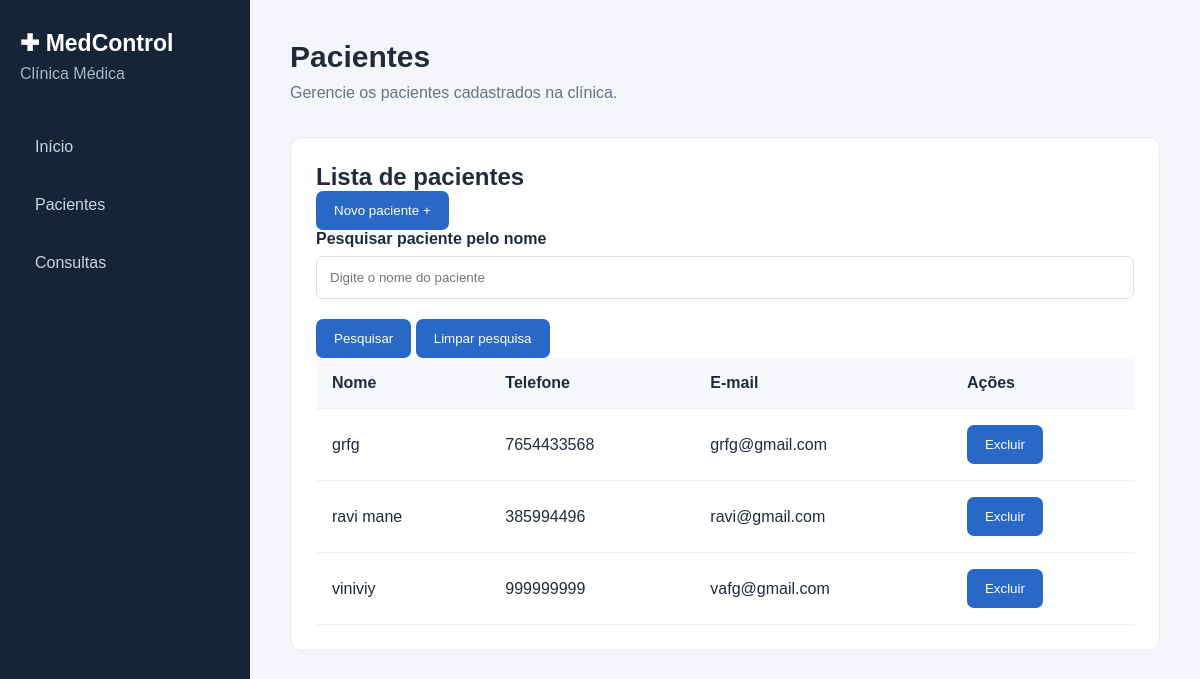
/pacientes, run on the app's committed database.
### tables this page shows
CREATE TABLE pacientes (
            id INTEGER PRIMARY KEY AUTOINCREMENT,
            nome TEXT NOT NULL,
            idade INTEGER NOT NULL,
            telefone TEXT,
            email TEXT
        );

### app.py (the view)
@app.route("/pacientes")
def pacientes():
    conexao = conectar_banco()
    lista = conexao.execute(
        "SELECT * FROM pacientes ORDER BY nome"
    ).fetchall()
    conexao.close()
    pesquisa = request.args.get("pesquisa", "").strip()
    if pesquisa:
        resultados = []
        for paciente in lista:
            if pesquisa.lower() in paciente["nome"].lower():
                resultados.append(paciente)
        lista = resultados
    return render_template(
        "pacientes.html",
        pacientes=lista,
        pesquisa=pesquisa
    )

### app.py (called while the page is built)
def conectar_banco():
    conexao = sqlite3.connect("medcontrol.db")
    conexao.row_factory = sqlite3.Row
    return conexao

### templates/pacientes.html (shortened to what this page needs)
<!DOCTYPE html>
<html lang="pt-br">
<head>
    <link rel="stylesheet"
    href="{{ url_for('static', filename='css/style.css') }}">
</head>
<body>
    <aside class="sidebar">
        <h2>✚ MedControl</h2>
        <p>Clínica Médica</p>
        <nav>
            <a href="/">Início</a>
            <a href="/pacientes">Pacientes</a>
            <a href="/consultas">Consultas</a>
        </nav>
    </aside>
    <main class="conteudo">
        <header>
            <h1>Pacientes</h1>
            <p>Gerencie os pacientes cadastrados na clínica.</p>
        </header>
        <section class="painel">
            <div class="acoes">
                <h2>Lista de pacientes</h2>
                <a href="/cadastrar">
                    <button>Novo paciente +</button>
                </a>
            </div>
            <form action="{{ url_for('pacientes') }}" method="GET">
                <div class="campo">
                    <label for="pesquisa">Pesquisar paciente pelo nome</label>
                    <input
                        type="text"
                        id="pesquisa"
                        name="pesquisa"
                        placeholder="Digite o nome do paciente"
                        value="{{ pesquisa }}"
                    >
                </div>
                <div class="botoes">
                    <button type="submit">Pesquisar</button>
                    <a href="{{ url_for('pacientes') }}">
                        <button type="button">Limpar pesquisa</button>
                    </a>
                </div>
            </form>
            <table>
                <thead>
                    <tr>
                        <th>Nome</th>
                        <th>Telefone</th>
                        <th>E-mail</th>
                        <th>Ações</th>
                    </tr>
                </thead>
                <tbody>
                    {% for paciente in pacientes %}
                    <tr>
                        <td>{{ paciente.nome }}</td>
                        <td>{{ paciente.telefone or '-' }}</td>
                        <td>{{ paciente.email or '-' }}</td>
                        <td>
                            <form action="{{ url_for('excluir', id=paciente.id) }}"
                                  method="POST">
                                <button type="submit">
                                    Excluir
                                </button>
                            </form>
                        </td>
                    </tr>
                    {% endfor %}
                </tbody>
            </table>
        </section>
    </main>
</body>
</html>

### static/css/style.css (style rules this page uses)
* { margin: 0; padding: 0; box-sizing: border-box; }
body { font-family: Arial, sans-serif; background: #f4f6fa; color: #202b3c; }
.sidebar { position: fixed; top: 0; left: 0; width: 250px; height: 100vh; background: #172438; color: white; padding: 30px 20px; }
.sidebar h2 { font-size: 23px; }
.sidebar p { color: #aab6c7; margin-top: 8px; margin-bottom: 40px; }
.sidebar nav a { display: block; padding: 15px; margin-bottom: 10px; color: #cbd5e1; text-decoration: none; border-radius: 8px; transition: 0.3s; }
.conteudo { margin-left: 250px; padding: 40px; }
header { margin-bottom: 35px; }
header h1 { font-size: 30px; margin-bottom: 10px; }
header p { color: #64748b; }
.painel { background: white; padding: 25px; border-radius: 12px; border: 1px solid #e5eaf1; margin-bottom: 25px; }
table { width: 100%; border-collapse: collapse; min-width: 500px; }
th, td { padding: 16px; text-align: left; border-bottom: 1px solid #edf0f5; }
th { background: #f7f9fc; }
button { background: #2868c7; color: white; border: none; padding: 12px 18px; border-radius: 7px; cursor: pointer; }
.campo { margin-bottom: 20px; }
.campo label { display: block; margin-bottom: 8px; font-weight: bold; }
.campo input { width: 100%; padding: 13px; border: 1px solid #dce2eb; border-radius: 7px; outline: none; }

### data on the page
pacientes: nome "grfg", telefone "7654433568", email "grfg@gmail.com"
pacientes: nome "ravi mane", telefone "385994496", email "ravi@gmail.com"
pacientes: nome "viniviy", telefone "999999999", email "vafg@gmail.com"
